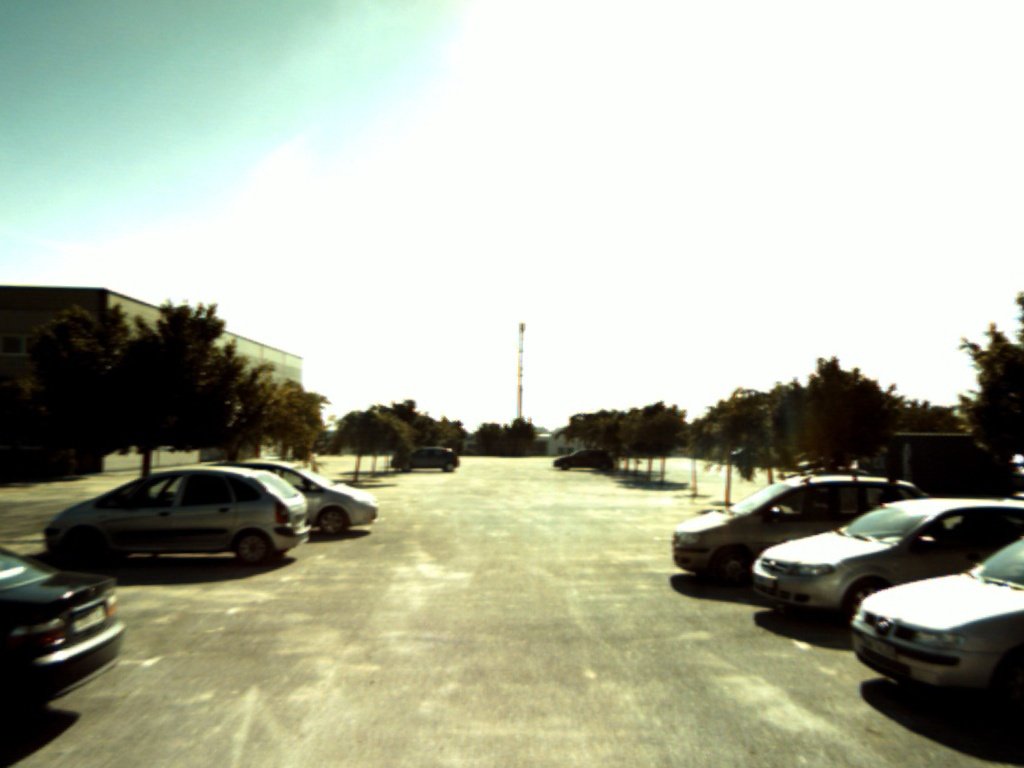
//> input picture images/image2.jpg, 1024 x 768 px
$ ./fbmslam images/image2.jpg images/image3.jpg   (built with g++ and OpenCV 4)
//> lines starting //> are read from the running program, lines starting //| are printed output that depends on the picture
// Author: Simone Magri
// Subject: Advanced Robotics Spring Semester at UTS
//
// Feature Based MonoSLAM
//
// ***************************************************************************


#include <stdio.h>
#include <iostream>
#include "opencv2/core/core.hpp"
//#include "opencv2/features2d/features2d.hpp"
#include "opencv2/highgui/highgui.hpp"
#include "opencv2/calib3d/calib3d.hpp"

#include "opencv2/xfeatures2d/nonfree.hpp"

//#include "ParallaxBA/ParallaxBAImp.h"
#include "ParallaxBA/config.h"

using namespace std;
using namespace cv;
using namespace xfeatures2d; // opencv3.0.0gold

void readme();


/** @function main */
int main( int argc, char** argv ){

  if( argc != 3 ){
    readme();
    return -1;
  }


  Mat img1 = imread(argv[1], CV_LOAD_IMAGE_GRAYSCALE);
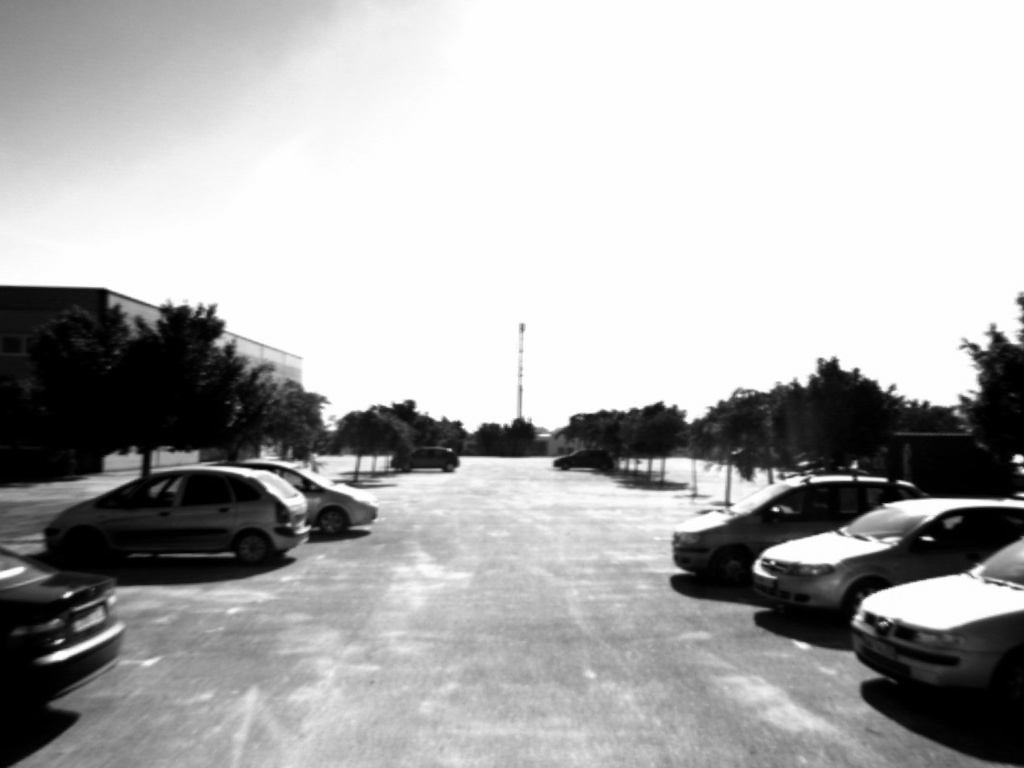
//> img1: 768 rows x 1024 cols, CV_8UC1; min 0, max 255, mean 174.3
  Mat img2 = imread(argv[2], CV_LOAD_IMAGE_GRAYSCALE);
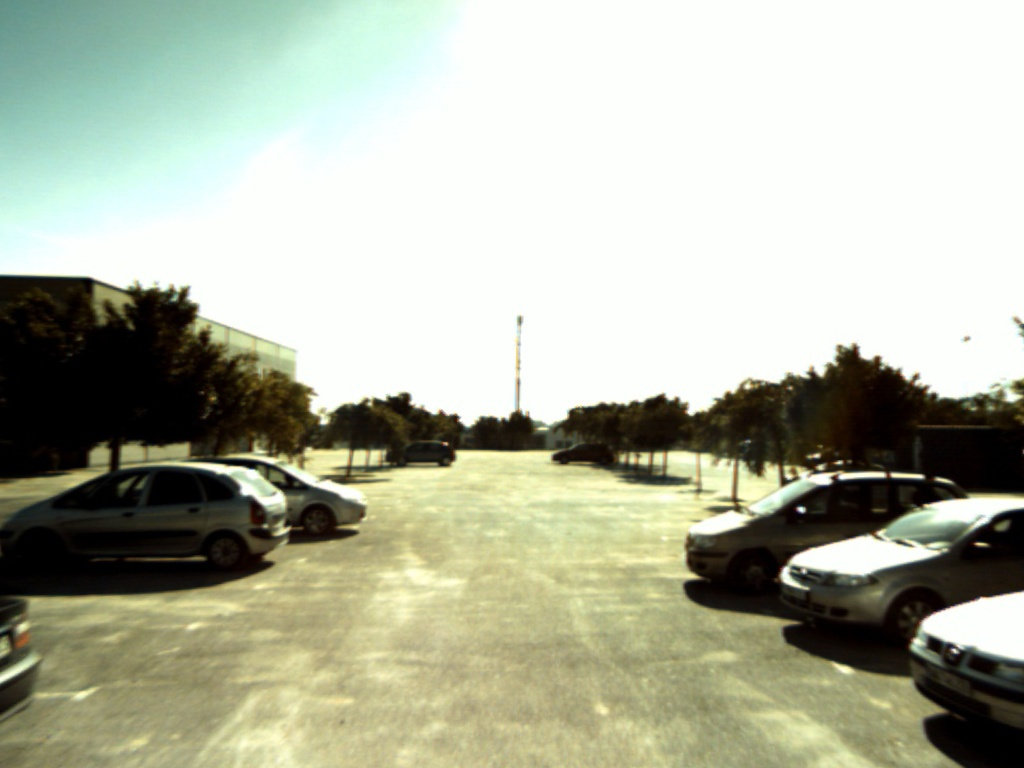
//> input picture images/image3.jpg, 1024 x 768 px
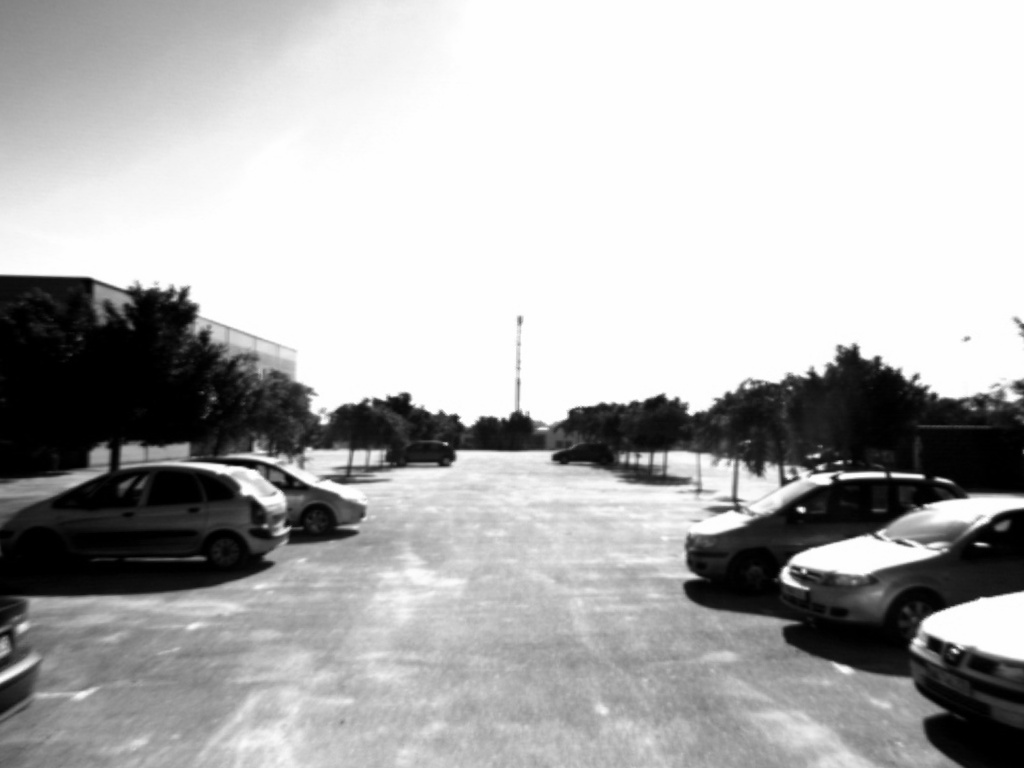
//> img2: 768 rows x 1024 cols, CV_8UC1; min 0, max 255, mean 176.7

  if( !img1.data || !img2.data ){
    std::cout<< " --(!) Error reading images " << std::endl;
    return -1;
  }

  //-- Step 1: Detect the keypoints using SURF Detector
  int minHessian = 400; // default value

  // Needed opencv2.4.8 SURF ported to opencv3.0.0gold SURF api
  //SurfFeatureDetector detector(minHessian);
  //
  // opencv3.0.0gold:
  //cv::Ptr<Feature2D> features = xfeatures2d::SURF::create(minHessian);
//> (the run ends here: the program stops with an error, at `cv::Ptr<Feature2D> features = SURF::create(minHessian);`)
